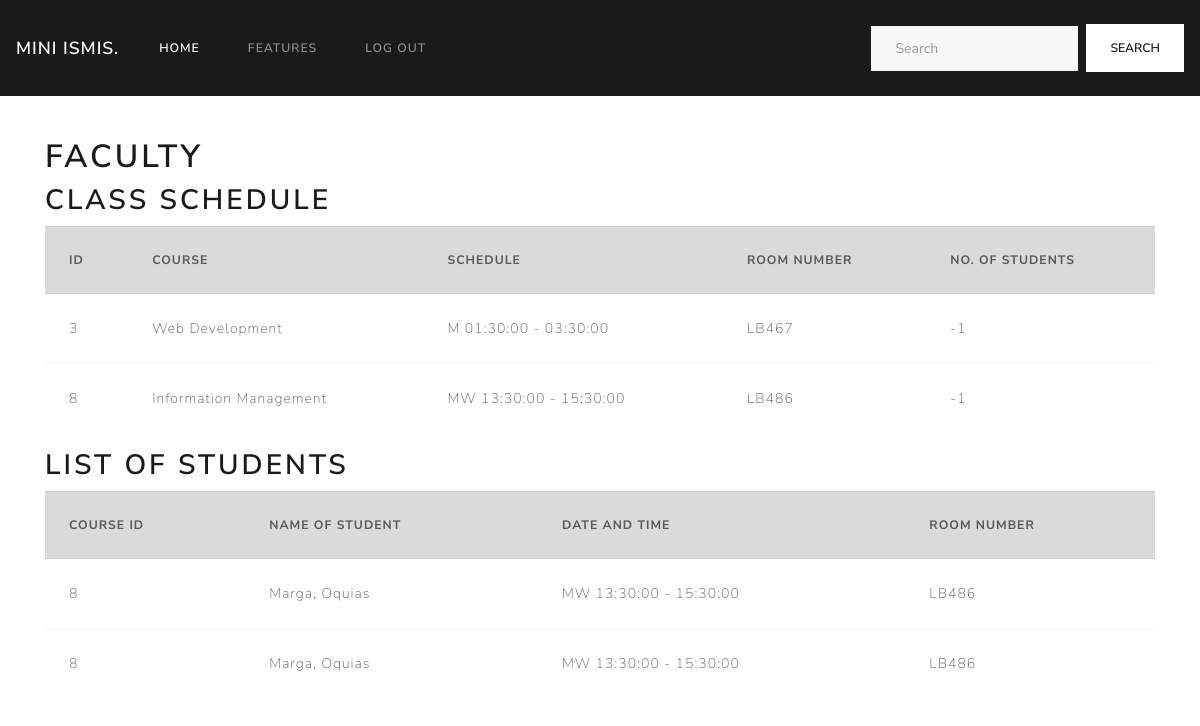
The app's page /faculty.php (signed in) with its own data.
### tables this page shows
CREATE TABLE `teacher_schedule` (
  `sched_id` int(11) NOT NULL,
  `subj_id` int(11) DEFAULT NULL,
  `date` varchar(10) DEFAULT NULL,
  `time_start` time DEFAULT NULL,
  `time_end` time DEFAULT NULL,
  `teacher_id` int(11) DEFAULT NULL,
  `room` varchar(30) DEFAULT NULL,
  `quantity` int(100) DEFAULT NULL
);

CREATE TABLE `subject` (
  `subj_id` int(11) NOT NULL,
  `description` varchar(30) DEFAULT NULL,
  `max_stud` int(30) DEFAULT NULL
);

CREATE TABLE `student_schedule` (
  `stud_id` int(11) NOT NULL,
  `sched_id` int(11) DEFAULT NULL,
  `account_id` int(11) DEFAULT NULL
);

CREATE TABLE `account` (
  `account_id` int(11) NOT NULL,
  `fname` varchar(24) DEFAULT NULL,
  `lname` varchar(16) DEFAULT NULL,
  `address` varchar(30) DEFAULT NULL,
  `email` varchar(30) DEFAULT NULL,
  `type` enum('Student','Teacher','Admin') DEFAULT NULL,
  `password` varchar(30) DEFAULT NULL
);

### faculty.php (the view, shortened to what this page needs)
<?php
    $servername = "localhost";
    $username="root";
    $password="";
    $dbname="ismis";
    $account_id = $_SESSION['account_id'];
?>
<!DOCTYPE html>
<html lang="en">
    <head>
        <link rel="stylesheet" type="text/css" href="lux.css">
    </head>
    <body>
        <nav class="navbar navbar-expand-lg navbar-dark bg-primary">
            <a class="navbar-brand" href="faculty.php">Mini ISMIS.</a>
            <div class="collapse navbar-collapse" id="navbarColor01">
                <ul class="navbar-nav mr-auto">
                <li class="nav-item active">
                    <a class="nav-link" href="faculty.php">Home <span class="sr-only">(current)</span></a>
                </li>
                <li class="nav-item">
                    <a class="nav-link" href="#">Features</a>
                </li>
                <li class="nav-item">
                    <a class="nav-link" href="index.php">Log Out</a>
                </li>
                </ul>
                <form class="form-inline my-2 my-lg-0">
                <input class="form-control mr-sm-2" type="text" placeholder="Search">
                <button class="btn btn-secondary my-2 my-sm-0" type="submit">Search</button>
                </form>
            </div>
            </nav>
    <br><br>
    <div class="container">
        <h1>Faculty</h1>
        <h2>CLASS SCHEDULE</h2>
        <?php
            $conn = new mysqli($servername, $username, $password, $dbname);
                $id_sql="SELECT * FROM account WHERE account_id='$account_id'";
                $query=mysqli_query($conn,$id_sql);
                if($fetch=mysqli_fetch_assoc($query)){
                    $tsched_sql = "SELECT * FROM teacher_schedule
                                  INNER JOIN account ON teacher_schedule.teacher_id=account.account_id
                                  INNER JOIN subject ON teacher_schedule.subj_id=subject.subj_id
                                  WHERE teacher_id='$account_id'";
                    $result = $conn->query($tsched_sql);
                    if ($result->num_rows > 0) {
                        echo '<table class="table table-hover" >';
                        echo "<tr class='table-active'>";
                        echo '<th scope="col">ID</th>';
                        echo '<th scope="col">Course</th>';
                        echo '<th scope="col">Schedule</th>';
                        echo '<th scope="col">Room Number</th>';
                        echo '<th scope="col">No. of Students</th>';
                        echo "</tr>";
                        while($row = $result->fetch_assoc()) {
                            echo "<tr>";
                            echo "<td>".$row['sched_id']."</td>";
                            echo "<td>".$row["description"]."</td>";
                            echo "<td>".$row['date']." ".$row['time_start']." - ".$row['time_end']."</td>";
                            echo "<td>".$row["room"]."</td>";
                            echo "<td>".$row["quantity"]."</td>";
                            echo "</tr>";
                        }
                        echo "</table>";
                        echo"<h2>LIST OF STUDENTS</h2>";
                        $data_sql = "SELECT * FROM student_schedule INNER JOIN account ON student_schedule.account_id = account.account_id
                            INNER JOIN teacher_schedule ON student_schedule.sched_id = teacher_schedule.sched_id WHERE teacher_id = '$account_id'";
                        $result2 = $conn->query($data_sql);
                        if($result2->num_rows > 0) {
                            echo '<table class="table table-hover" >';
                            echo "<tr class='table-active'>";
                            echo '<th scope="col">Course ID</th>';
                            echo '<th scope="col">Name of Student</th>';
                            echo '<th scope="col">Date and Time</th>';
                            echo '<th scope="col">Room Number</th>';
                            echo "</tr>";
                            while($row2 = $result2->fetch_assoc()) {
                                echo "<tr>";
                                echo "<td>".$row2['sched_id']."</td>";
                                echo "<td>".$row2["fname"].", ".$row2['lname']."</td>";
                                echo "<td>".$row2['date']." ".$row2['time_start']." - ".$row2['time_end']."</td>";
                                echo "<td>".$row2["room"]."</td>";                                echo "</tr>";
                            }
                            echo "</table>";
                        }else{
                            echo"<h3>--NO STUDENTS ENROLLED YET--</h3>";
                        }
                    }
                }
        ?>
        <br>
        </div>
    </body>
</html>

### records on screen
teacher_schedule: sched_id "3", subj.description "Web Development", date "M", time_start "01:30:00", time_end "03:30:00", room "LB467", quantity "-1"
teacher_schedule: sched_id "8", subj.description "Information Management", date "MW", time_start "13:30:00", time_end "15:30:00", room "LB486", quantity "-1"
student_schedule: sched.sched_id "8", account.fname "Marga", account.lname "Oquias", sched.date "MW", sched.time_start "13:30:00", sched.time_end "15:30:00", sched.room "LB486"
student_schedule: sched.sched_id "8", account.fname "Marga", account.lname "Oquias", sched.date "MW", sched.time_start "13:30:00", sched.time_end "15:30:00", sched.room "LB486"
